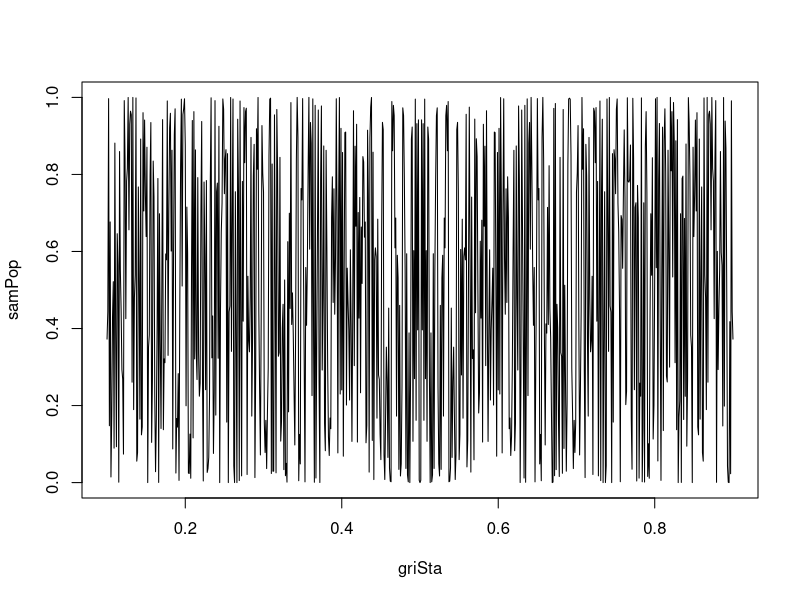

Source code (R): (Note: this script raises an error after producing the figure.)
## ---- chunk 1
set.seed(2026)
sample(c("Heads", "Tails"), size = 10, replace = TRUE, prob = c(0.5, 0.5))
## ---- chunk 2
# Function Describing Population Growth
populationGrowth <- function(x = 1, r = 1, t = 1){
  for(i in 1:t){
    x <- r * x * (1 - x)
  }
  return(x)
}
# Samples obtained at different initial states for 10 periods
griSta <- seq(0.1,0.9, by = 0.001)
samPop <- populationGrowth(x = griSta, r = 4, t = 100)
# Print Table
names(samPop) <- griSta
print(round(samPop, 2))
#
plot(x = griSta, y = samPop, type = 'l')
## ---- chunk 3
1 / 6
## ---- chunk 4
p         <- 0.4
n         <- 1000
samCoi    <- sample(c("Heads", "Tails"), size = n, replace = TRUE, prob = c(p, 1 - p))
relFreHea <- sum(samCoi == "Heads") / n
print(relFreHea)
## ---- chunk 5
70 / 100
## ---- chunk 6
mean(sample(1:6, size = 10000, replace = TRUE) == 6)
## ---- chunk 7
dieRol <- sample(1:6, 10000, TRUE) 
pro12  <- mean(dieRol %in% c(1, 2))
pro1   <- mean(dieRol == 1)
pro2   <- mean(dieRol == 2)
print(paste0("Probability of 1: ", pro1))
print(paste0("Probability of 2: ", pro2))
print(paste0("Probability of 1 and 2: ", pro12))
## ---- chunk 8
pA <- mean(sample(1:6, 10000, TRUE) == 1)
print(paste0("Probability of rolling a 1 : ", pA))
print(paste0("Probability of not rolling a 1 : ", 1 - pA))
## ---- chunk 9
dieRol <- sample(1:6, 10000, TRUE)
proCon <- mean(dieRol == 4 & dieRol > 3) / mean(dieRol > 3)
print(paste0("Conditional probability of rolling a 4 given that a number greater than 3 is rolled: ", proCon))
## ---- chunk 10
proMar <- mean(die == 4)
print(paste0("Conditional probability of rolling a 4 given that a number greater than 3 is rolled: ", proCon))
print(paste0("Marginal probability of rolling a 4: ", proMar))
## ---- chunk 11
# Bayes example via simulation
proInf <- 0.01
## Sample disease status
disease <- sample(c(TRUE, FALSE), 100000, TRUE, prob = c(proInf, 1 - proInf))
## Sample test results given disease status
sen <- 0.95
spe <- 0.05
test <- ifelse(disease,
               sample(c(TRUE,FALSE), 100000, TRUE,prob=c(sen,    1 - sen)),
               sample(c(TRUE,FALSE), 100000, TRUE,prob=c(1- spe, spe)))

mean(disease[test])
## ---- chunk 12
set.seed(1)
d1 <- sample(1:6, 100000, TRUE)
d2 <- sample(1:6, 100000, TRUE)

mean(d1 == 6 & d2 == 1)
mean(d1 == 6) * mean(d2 == 1)
## ---- chunk 13
suits  <- rep(c("H","S","D","C"), each = 13)
ranks  <- rep(1:13, 4)
deck   <- data.frame(suits, ranks)

sampA  <- deck[sample(1:52, 100000, TRUE), ]
sampB  <- deck[sample(1:52, 100000, TRUE), ]

mean(sampA$suits == "H" & sampB$ranks == 13)
mean(sampA$suits == "H") * mean(sampB$ranks == 13)
## ---- chunk 14
set.seed(2)
count <- 0
rep   <- 20000
for(i in 1:rep){
  sel1  <- sample(x = 1:52, size = 1)
  sel2  <- sample(x = (1:52)[-sel1], size = 1)
  A     <- deck$ranks[sel1] == 1
  B     <- deck$ranks[sel2] == 1
  count <- count + (A & B)
}
count/rep
(4/52) * (4/52)   # independence NOT satisfied
## ---- chunk 15
d1 <- sample(1:6, 20, TRUE)
d2 <- sample(1:6, 20, TRUE)
X  <- d1 + d2
X
## ---- chunk 16
sims <- replicate(30000, sum(sample(c(0,1),3,TRUE)))
table(sims)/length(sims)
## ---- chunk 17
X <- rowSums(cbind(sample(1:6,20000,TRUE), sample(1:6,20000,TRUE)))
prop.table(table(X))
## ---- chunk 18
mean(rpois(10000, lambda = 3))
## ---- chunk 19
mean(rbinom(1e5,20,0.3))
## ---- chunk 20
rbinom(10,20,0.5)
## ---- chunk 21
k <- 0:20
plot(k, dbinom(k,20,0.3), type="h", lwd=4)
## ---- chunk 22
table(rpois(10000,3))/10000
## ---- chunk 23
set.seed(2026)
x <- runif(n = 100000, min = 0, max = 100)
# Zero Probability for a Point
pro50 <- mean(x == 50)  # always 0
# Non-zero probability for an Interval
proInt <- mean(49 < x & x < 51)
print(paste0("Probability getting exactly 50: ", round(pro50 * 100, 2), "%"))
print(paste0("Probability getting around  50: ", round(proInt * 100, 2), "%"))
## ---- chunk 24
curve(dnorm(x), -4,4)
curve(pnorm(x), -4,4)
## ---- chunk 25
curve(dnorm(x), -4, 4, lwd=2,
      main="Probability as Area Under the Curve",
      ylab="Density")
a <- -1
b <- 1
x <- seq(a, b, length=200)
y <- dnorm(x)
polygon(c(a, x, b), c(0, y, 0), col="lightblue")
abline(v=c(a,b), col="red", lty=2)
## ---- chunk 26
pnorm(1) - pnorm(-1)
## ---- chunk 27
curve(dunif(x, 0, 0.2), from=-0.1, to=0.3, lwd=2,
      main="Uniform Density on a Small Interval")
## ---- chunk 28
set.seed(1)
x <- rnorm(5000)

hist(x, probability=TRUE, breaks=40,
     main="Histogram and Density",
     col="lightgray", border="white")

curve(dnorm(x), add=TRUE, lwd=2, col="blue")
## ---- chunk 29
# Density at a point
dnorm(0)

# Probability up to a point
pnorm(1.5)

# Probability between two values
pnorm(2) - pnorm(-1)

# Random sample
rnorm(5)
## ---- chunk 30
table(sample(1:10,10000,TRUE))/10000
## ---- chunk 31
x <- runif(10000,0,10)
hist(x, probability=TRUE, breaks=30)
curve(dunif(x,0,10), add=TRUE, col="red", lwd=2)
## ---- chunk 32
samSiz <- 10000
x      <- sample(seq(0,10,length=samSiz), samSiz, TRUE)
hist(x, probability=TRUE, breaks=30)
## ---- chunk 33
set.seed(2026)
s <- replicate(10000, sum(runif(10, -1, 1)))

hist(s, probability=TRUE, breaks=40,
     main="Sum of Uniform Variables",
     col="lightgray", border="white")

curve(dnorm(x, mean(s), sd(s)),
      add=TRUE, col="red", lwd=2)
## ---- chunk 34
curve(dnorm(x,0,1), -4,4, lwd=2,
      main="Standard Normal Density",
      ylab="Density")
## ---- chunk 35
curve(dnorm(x,0,1), -6,6, lwd=2, col="black",
      main="Effect of Mean and SD")
curve(dnorm(x,2,1), add=TRUE, col="blue", lwd=2)
curve(dnorm(x,0,2), add=TRUE, col="red", lwd=2)
legend("topright",
       legend=c("N(0,1)", "N(2,1)", "N(0,2)"),
       col=c("black","blue","red"),
       lwd=2)
## ---- chunk 36
# Example: X ~ N(10, 4^2)
pnorm(12, mean=10, sd=4) - pnorm(8, mean=10, sd=4)

# Using standardization
pnorm((12-10)/4) - pnorm((8-10)/4)
## ---- chunk 37
pnorm(1) - pnorm(-1)
pnorm(2) - pnorm(-2)
pnorm(3) - pnorm(-3)
## ---- chunk 38
curve(dnorm(x), -4,4, lwd=2,
      main="68-95-99.7 Rule")

x <- seq(-1,1,length=200)
polygon(c(-1,x,1), c(0,dnorm(x),0), col="lightblue")

x2 <- seq(-2,2,length=200)
polygon(c(-2,x2,2), c(0,dnorm(x2),0), col=rgb(1,0,0,0.2))
## ---- chunk 39
# Probability between 0.5 and 1.5
pnorm(1.5) - pnorm(0.5)

# Upper tail probability
1 - pnorm(2)

# Lower tail probability
pnorm(-1)
## ---- chunk 40
# Example 1
pnorm(1)

# Example 2
1 - pnorm(2)

# Example 3
pnorm(0.5) - pnorm(-1)
## ---- chunk 41
set.seed(2026)
x <- rnorm(1000)

hist(x, probability=TRUE, breaks=30,
     main="Histogram Approximating a Density",
     col="lightgray", border="white")

curve(dnorm(x, mean(x), sd(x)),
      add=TRUE, col="red", lwd=2)
## ---- chunk 42
set.seed(2026)

z <- rnorm(10000)
x <- z^2

hist(x, probability=TRUE, breaks=40,
     main="Chi-Squared Distribution (df = 1)",
     col="lightgray", border="white")

curve(dchisq(x, df=1),
      add=TRUE, col="red", lwd=2)
## ---- chunk 43
set.seed(2026)

k <- 5
z <- matrix(rnorm(10000 * k), ncol=k)
x <- rowSums(z^2)

hist(x, probability=TRUE, breaks=40,
     main=paste("Chi-Squared Distribution (df =", k, ")"),
     col="lightgray", border="white")

curve(dchisq(x, df=k),
      add=TRUE, col="red", lwd=2)
## ---- chunk 44
curve(dchisq(x,1), 0, 12, lwd=2,
      main="Effect of Degrees of Freedom",
      ylab="Density")

curve(dchisq(x,5), 0, 12, col="red", lwd=2, add=TRUE)
curve(dchisq(x,10), 0, 12, col="blue", lwd=2, add=TRUE)

legend("topright",
       legend=c("df = 1", "df = 5", "df = 10"),
       col=c("black","red","blue"),
       lwd=2)
## ---- chunk 45
# Simulate chi-squared values
rchisq(10, df=3)

# Probability X ≤ 4
pchisq(4, df=3)

# Upper tail probability
1 - pchisq(6, df=3)
## ---- chunk 46
curve(dnorm(x), -4,4, lwd=2,
      main="Normal vs t Distributions",
      ylab="Density")

curve(dt(x,1),  -4,4, col="red",   lwd=2, add=TRUE)
curve(dt(x,5),  -4,4, col="blue",  lwd=2, add=TRUE)
curve(dt(x,20), -4,4, col="green", lwd=2, add=TRUE)

legend("topright",
       legend=c("Normal","t df=1","t df=5","t df=20"),
       col=c("black","red","blue","green"),
       lwd=2)
## ---- chunk 47
set.seed(2026)

z <- rnorm(10000)
u <- rchisq(10000, df=5)
t <- z / sqrt(u/5)

hist(t, probability=TRUE, breaks=40,
     main="t Distribution (df = 5)",
     col="lightgray", border="white")

curve(dt(x, df=5),
      add=TRUE, col="red", lwd=2)
## ---- chunk 48
# simulate
rt(10, df=5)

# probability T ≤ 1.5
pt(1.5, df=5)

# upper tail probability
1 - pt(2, df=5)
## ---- chunk 49
set.seed(2026)

u1 <- rchisq(10000, df=5)
u2 <- rchisq(10000, df=10)

f  <- (u1/5)/(u2/10)

hist(f, probability=TRUE, breaks=40,
     main="F Distribution (df1 = 5, df2 = 10)",
     col="lightgray", border="white")

curve(df(x,5,10),
      add=TRUE, col="red", lwd=2)
## ---- chunk 50
curve(df(x,1,5), 0,5, lwd=2,
      main="Effect of Degrees of Freedom",
      ylab="Density")

curve(df(x,5,5), 0,5, col="red", lwd=2, add=TRUE)
curve(df(x,10,10), 0,5, col="blue", lwd=2, add=TRUE)

legend("topright",
       legend=c("F(1,5)","F(5,5)","F(10,10)"),
       col=c("black","red","blue"),
       lwd=2)
## ---- chunk 51
# simulate values
rf(10, 5, 10)

# probability F ≤ 2
pf(2, 5, 10)

# upper tail probability
1 - pf(3, 5, 10)
